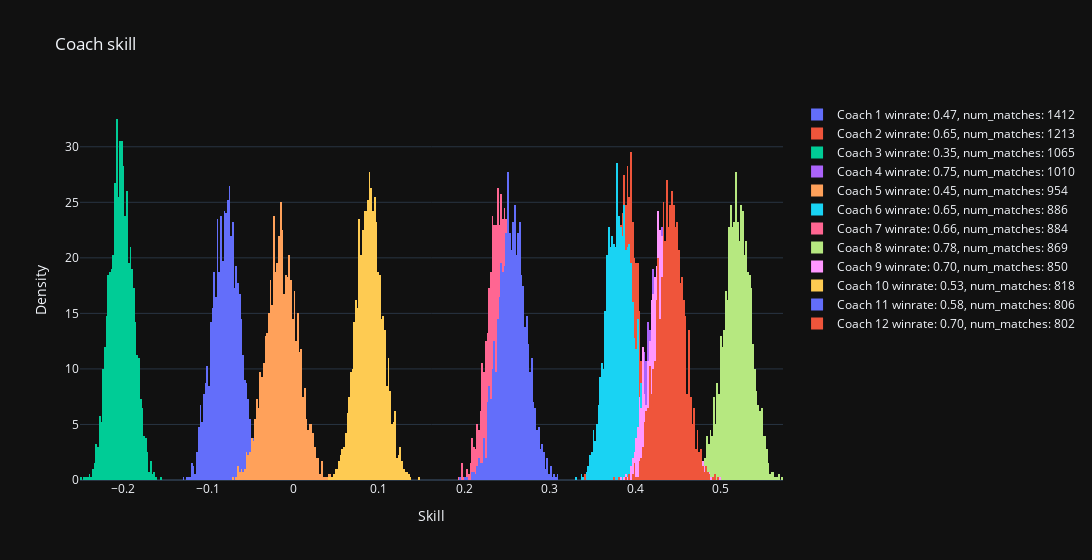

Source (notebook cell):
### Code cell
import plotly.graph_objects as go
import plotly.io as pio
pio.templates.default = "plotly_dark"

fig = go.Figure()

for i in range(12):
    fig.add_trace(go.Histogram(x=samples["coach_skills"].detach().squeeze()[:,i], 
                               name=f"Coach {i+1} winrate: {sorted_winrates[i]:.2f}, num_matches: {int(sorted_num_matches[i])}",
                               histnorm='probability density'))

fig.update_layout(barmode='overlay', xaxis_title="Skill", yaxis_title="Density", title="Coach skill", width=1200)
fig.show()

### Figure 1 — Plotly figure (JSON) as saved in the notebook; plotly's stock layout.template omitted (floating-point values rounded to 4 significant figures; data arrays with more than 128 entries replaced by an {"elided": "..."} marker saying what was removed)
{"data": [{"histnorm": "probability density", "name": "Coach 1 winrate: 0.47, num_matches: 1412", "type": "histogram", "x": {"elided": "2000 float values"}}, {"histnorm": "probability density", "name": "Coach 2 winrate: 0.65, num_matches: 1213", "type": "histogram", "x": {"elided": "2000 float values"}}, {"histnorm": "probability density", "name": "Coach 3 winrate: 0.35, num_matches: 1065", "type": "histogram", "x": {"elided": "2000 float values"}}, {"histnorm": "probability density", "name": "Coach 4 winrate: 0.75, num_matches: 1010", "type": "histogram", "x": {"elided": "2000 float values"}}, {"histnorm": "probability density", "name": "Coach 5 winrate: 0.45, num_matches: 954", "type": "histogram", "x": {"elided": "2000 float values"}}, {"histnorm": "probability density", "name": "Coach 6 winrate: 0.65, num_matches: 886", "type": "histogram", "x": {"elided": "2000 float values"}}, {"histnorm": "probability density", "name": "Coach 7 winrate: 0.66, num_matches: 884", "type": "histogram", "x": {"elided": "2000 float values"}}, {"histnorm": "probability density", "name": "Coach 8 winrate: 0.78, num_matches: 869", "type": "histogram", "x": {"elided": "2000 float values"}}, {"histnorm": "probability density", "name": "Coach 9 winrate: 0.70, num_matches: 850", "type": "histogram", "x": {"elided": "2000 float values"}}, {"histnorm": "probability density", "name": "Coach 10 winrate: 0.53, num_matches: 818", "type": "histogram", "x": {"elided": "2000 float values"}}, {"histnorm": "probability density", "name": "Coach 11 winrate: 0.58, num_matches: 806", "type": "histogram", "x": {"elided": "2000 float values"}}, {"histnorm": "probability density", "name": "Coach 12 winrate: 0.70, num_matches: 802", "type": "histogram", "x": {"elided": "2000 float values"}}], "layout": {"barmode": "overlay", "title": {"text": "Coach skill"}, "width": 1200, "xaxis": {"title": {"text": "Skill"}}, "yaxis": {"title": {"text": "Density"}}}}
